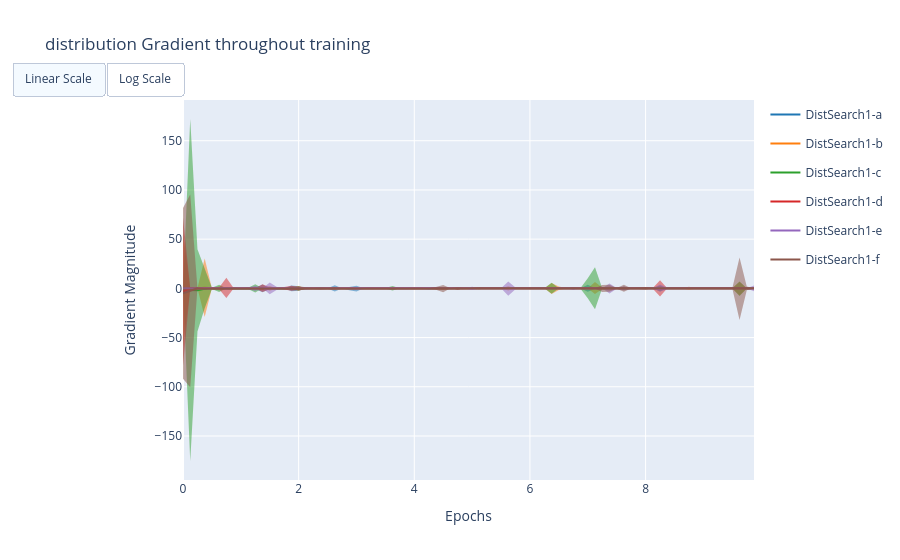

The notebook cell this image was saved under:
### Code cell
evals.plot_gradients(runs['dist'], "distribution", "4.weight", log=False)
